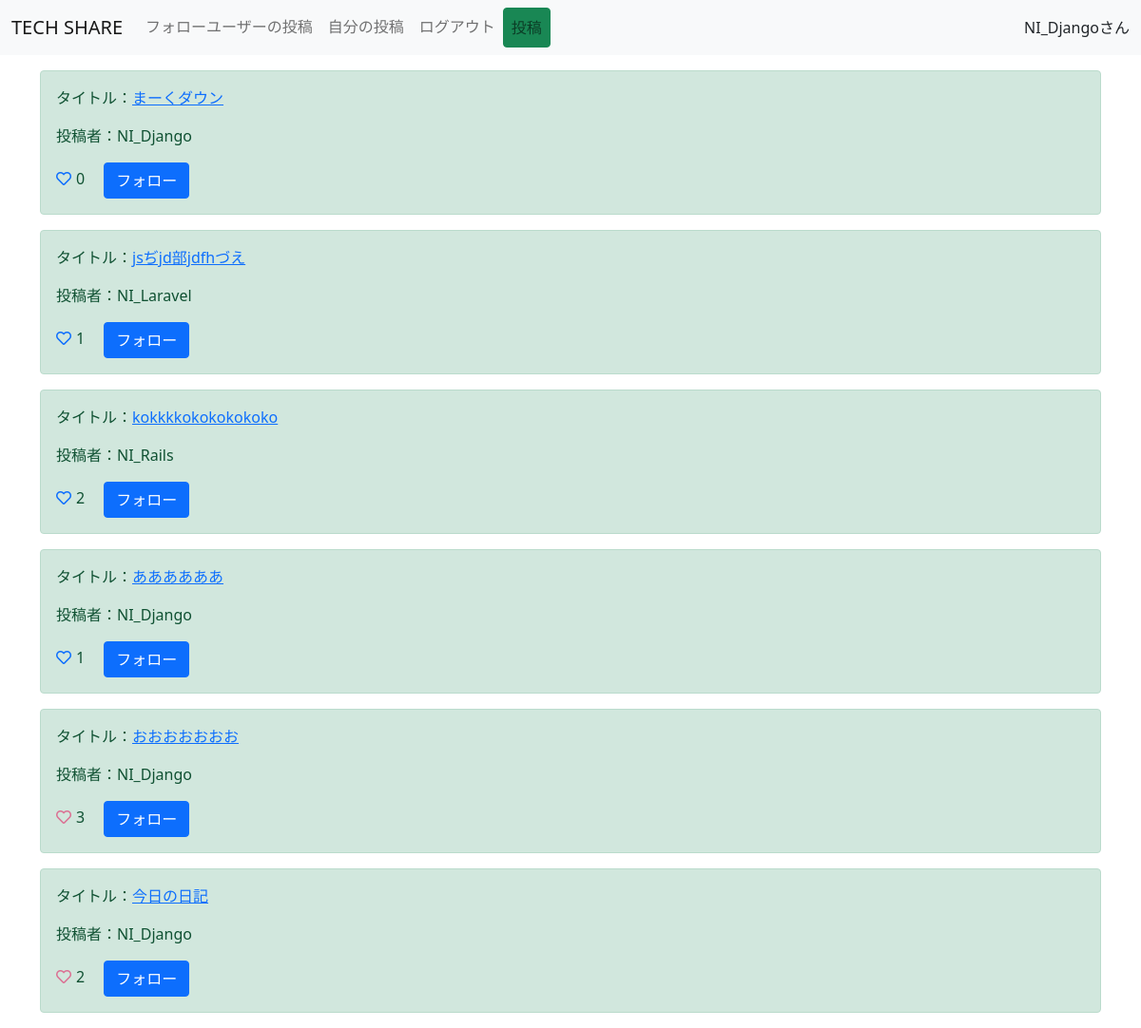
The page / (signed in) on the database as committed earlier.
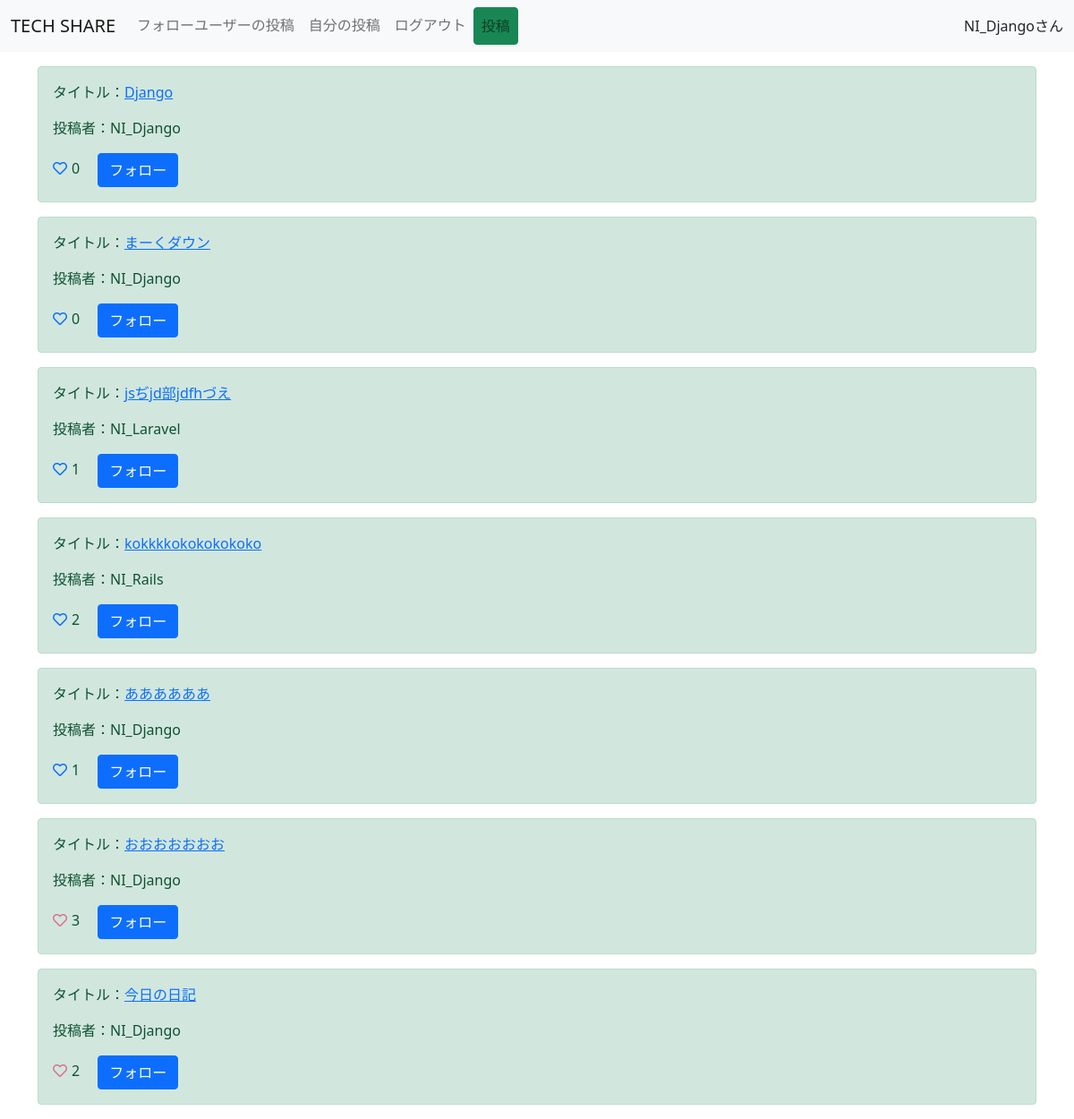
The same page on the database as committed later.
### snsapp/models.py (models this page shows, shortened)
class Post(models.Model):
   title = models.CharField(max_length=100)
   content = MarkdownxField('本文', help_text='Markdown形式で書いてください。')
   user = models.ForeignKey(User, on_delete=models.CASCADE)
   like = models.ManyToManyField(User, related_name='related_post', blank=True)
   created_at = models.DateTimeField(auto_now_add=True)
   tag = models.ManyToManyField(Tag)
   class Meta:
       ordering = ["-created_at"]

### snsapp/views.py (the view)
# urls.py: path('', Home.as_view(), name='home'),             #追加
class Home(LoginRequiredMixin, ListView):
   model = Post
   template_name = 'list.html'

### templates/list.html (shortened to what this page needs)
{% extends 'base.html' %}
{% load static %}
{% block customcss %}
    <link rel="stylesheet" href="{% static 'style.css' %}">
{% endblock customcss %}
{% block content %}
<div class="container mt-3">
   {% for item in object_list %}
   <div class="alert alert-success" role="alert">
      <p>タイトル：<a href="{% url 'detail' item.pk %}">{{item.title}}</a></p>
      <p>投稿者：{{item.user.username}}</p>
      {% if request.user in item.like.all %}
      <a href="{% url 'like-home' item.pk %}" class="like-btn add-color" tabindex="-1" role="button" aria-disabled="true"><i class="far fa-heart"></i></a>{{item.like.count}}
      {% else %}
      <a href="{% url 'like-home' item.pk %}" class="like-btn" tabindex="-1" role="button" aria-disabled="true"><i class="far fa-heart"></i></a>{{item.like.count}}
      {% endif %}
      {% if item.user in connection.0.following.all %}
      <a href="{% url 'follow-home' item.pk %}" class="btn btn-danger ms-3" tabindex="-1" role="button" aria-disabled="true">フォロー解除</a>
      {% else %}
      <a href="{% url 'follow-home' item.pk %}" class="btn btn-primary ms-3" tabindex="-1" role="button" aria-disabled="true">フォロー</a>
      {% endif %}
   </div>
   {% endfor %}
</div>
{% endblock content %}

Rows that differ between the two databases and show on the page:
added Post: title "Django", user.username "NI_Django", like.count "0", shows "フォロー"
